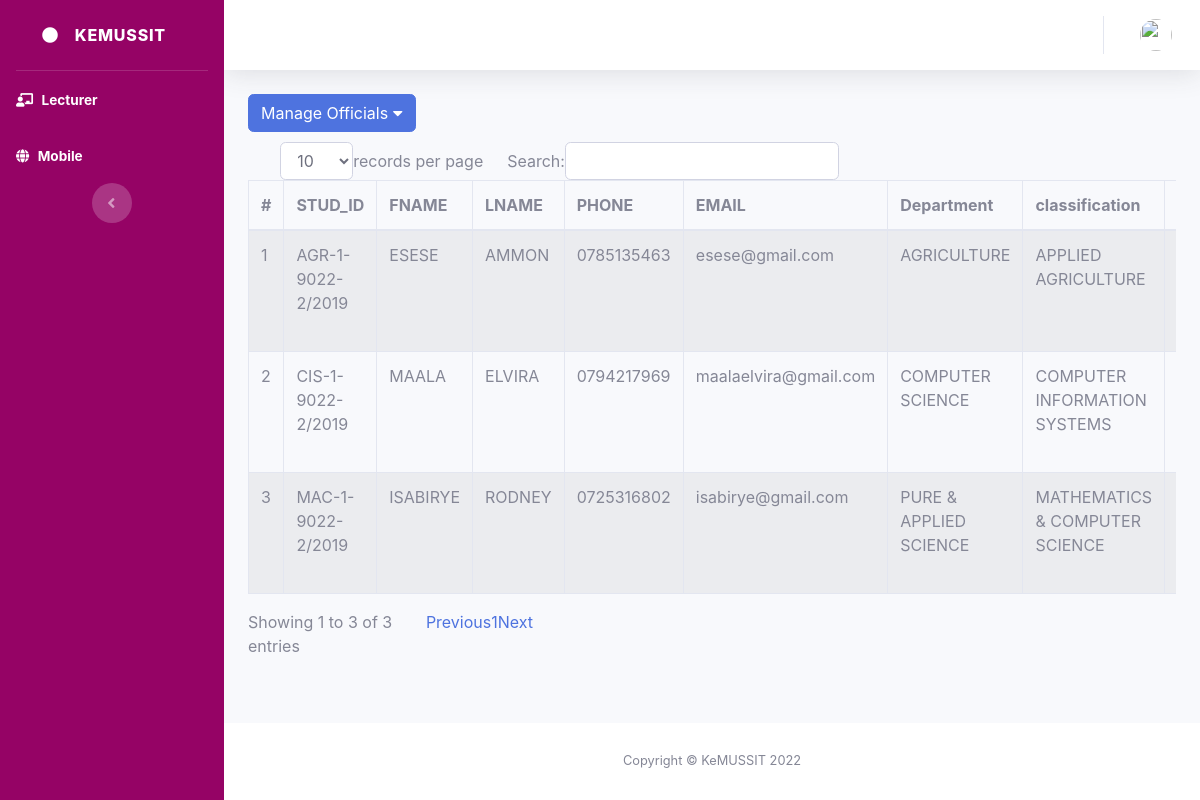
The page /admin_web/offA.php on the database its author committed.
### tables this page shows
CREATE TABLE `official` (
  `stud_id` varchar(20) NOT NULL,
  `fname` varchar(50) DEFAULT NULL,
  `lname` varchar(50) DEFAULT NULL,
  `gender` varchar(50) DEFAULT NULL,
  `email` varchar(50) DEFAULT NULL,
  `password` varchar(250) DEFAULT NULL,
  `phone` varchar(50) DEFAULT NULL,
  `role` varchar(50) DEFAULT NULL,
  `department` varchar(50) DEFAULT NULL,
  `classification` varchar(50) DEFAULT NULL,
  `status` float DEFAULT 0,
  `remarks` text DEFAULT NULL,
  `date` varchar(50) DEFAULT NULL
);

### admin_web/offA.php (the view, shortened to what this page needs)
<?php
include 'database/connection.php';
include('header.php');
?>
<div class="dropdown" style="float: left;">
    <button class="btn btn-primary btn-xs" type="button"
        data-toggle="dropdown">Manage Officials   <i class="fas fa-caret-down" style="color: #fff;"></i></button>
    </div><br>
                    <div class="row">
                        <div class="col-md-12">
                            <div class="panel panel-default">
                                <div class="panel-body">
                                    <div class="table-responsive">
                                        <table class="table table-striped table-bordered table-hover"
                                            id="dataTables-example">
                                    <thead>
                                        <tr>
                                            <th>#</th>
                                            <th>STUD_ID</th>
                                            <th>FNAME</th>
                                            <th>LNAME</th>
                                            <th>PHONE</th>
                                            <th>EMAIL</th>
                                            <th>Department</th>
                                            <th>classification</th>
                                            <th>Role</th>
                                        </tr>
                                    </thead>
                                    <tbody>
                                            <?php
                                                $query_run = mysqli_query($con, "SELECT * FROM official where role!='Patron' and status=1");
                                                $i = 1;
                                                if (mysqli_num_rows($query_run) > 0) {
                                                    while ($row = mysqli_fetch_assoc($query_run)) {
                                                ?>
                                                <tr>
                                                    <td><?php echo $i; ?></td>
                                                    <td><?php echo $row['stud_id']; ?></td>
                                                    <td><?php echo $row['fname']; ?></td>
                                                    <td><?php echo $row['lname']; ?></td>
                                                    <td> <?php echo $row['phone']; ?></td>
                                                    <td><?php echo $row['email']; ?></td>
                                                    <td><?php echo $row['department']; ?></td>
                                                    <td><?php echo $row['classification']; ?></td>
                                                    <td><?php echo $row['role']; ?></td>
                                                </tr>
                                                <?php $i = $i + 1;
                                                    }
                                                } ?>
                                            </tbody>
                                        </table>
                                    </div>
                                </div>
                            </div>
                        </div>
                    </div>
                    <?php
include('footer.php');
?>

### rows shown on the page
official: stud_id "AGR-1-9022-2/2019", fname "ESESE", lname "AMMON", phone "0785135463", email "esese@gmail.com", department "AGRICULTURE", classification "APPLIED AGRICULTURE"
official: stud_id "CIS-1-9022-2/2019", fname "MAALA", lname "ELVIRA", phone "0794217969", email "maalaelvira@gmail.com", department "COMPUTER SCIENCE", classification "COMPUTER INFORMATION SYSTEMS"
official: stud_id "MAC-1-9022-2/2019", fname "ISABIRYE", lname "RODNEY", phone "0725316802", email "isabirye@gmail.com", department "PURE & APPLIED SCIENCE", classification "MATHEMATICS & COMPUTER SCIENCE"
